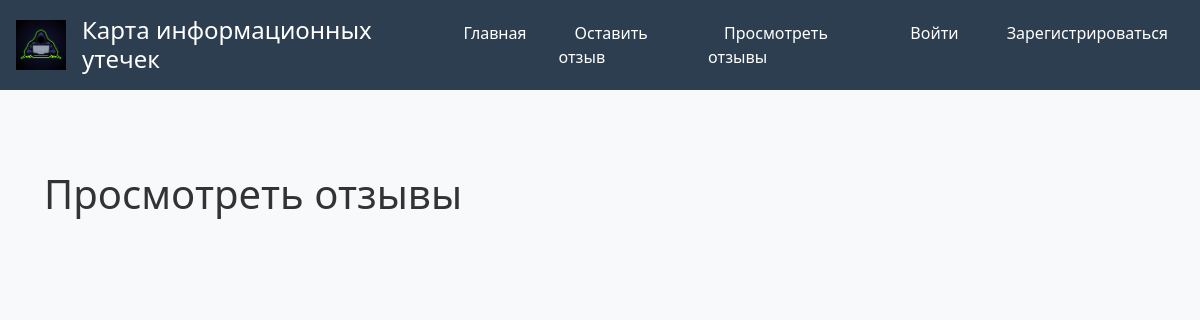
Before: /view_feedback/ with the older database file.
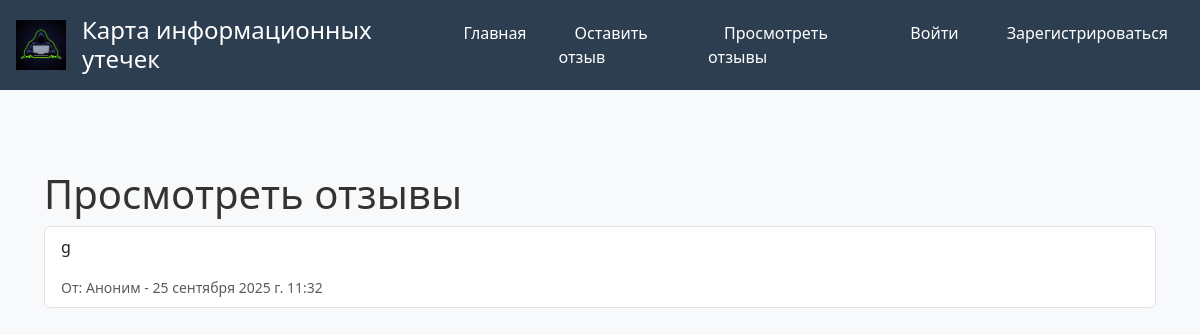
After: the same page with the newer database file.
### leaksmap/models.py (models this page shows, shortened)
class Feedback(models.Model):
    user = models.ForeignKey(User, on_delete=models.SET_NULL, null=True, blank=True)
    content = models.TextField()
    created_at = models.DateTimeField(auto_now_add=True)

### leaksmap/feedback.py (the view)
# urls.py: path('view_feedback/', feedback.view_feedback, name='view_feedback'),
def view_feedback(request):
    feedbacks = Feedback.objects.all().order_by('-created_at')
    return render(request, 'leaksmap/view_feedback.html', {'feedbacks': feedbacks})

### leaksmap/templates/leaksmap/view_feedback.html (shortened to what this page needs)
{% extends "leaksmap/base.html" %}
{% block content %}
    <div class="container mt-5">
        <h1>Просмотреть отзывы</h1>
        <ul class="list-group">
            {% for feedback in feedbacks %}
                <li class="list-group-item">
                    <p>{{ feedback.content }}</p>
                    <small class="text-muted">От: {{ feedback.user.username|default:'Аноним' }} - {{ feedback.created_at }}</small>
                </li>
            {% endfor %}
        </ul>
    </div>
{% endblock %}

### leaksmap/templates/leaksmap/base.html (shortened to what this page needs)
{% load static %}
<!DOCTYPE html>
<html lang="en">
<head>
    <link href="https://cdn.jsdelivr.net/npm/bootstrap@5.3.8/dist/css/bootstrap.min.css" rel="stylesheet">
    <link rel="stylesheet" href="{% static 'CSS/main.css' %}">
    <link rel="stylesheet" href="https://use.fontawesome.com/releases/v6.6.0/css/all.css">
</head>
<body>
    <header>
<img src="{% static 'IMG/logo.png' %}" alt="Logo" style="width: 50px; height: 50px;">
        <h1>Карта информационных утечек</h1>
        <nav>
            <ul>
                <li><a href="{% url 'home' %}">Главная</a></li>
                <li><a href="{% url 'feedback' %}">Оставить отзыв</a></li>
                <li><a href="{% url 'view_feedback' %}">Просмотреть отзывы</a></li>
                {% if user.is_authenticated %}
                    <li><a href="{% url 'create_ticket' %}">Создать тикет поддержки</a></li>
                    <li><a href="{% url 'view_tickets' %}">Просмотреть тикеты</a></li>
                    <li><a href="{% url 'logout' %}">Выйти</a></li>
                    <li>Добро пожаловать, {{ user.username }}!</li>
                {% else %}
                    <li><a href="{% url 'login' %}">Войти</a></li>
                    <li><a href="{% url 'register' %}">Зарегистрироваться</a></li>
                {% endif %}
            </ul>
        </nav>
    </header>
    <main>
        {% block content %}
        {% endblock %}
    </main>
</body>
</html>

### leaksmap/static/CSS/main.css (style rules this page uses)
body { font-family: 'Segoe UI', Tahoma, Geneva, Verdana, sans-serif; background-color: #f8f9fa; color: #333; margin: 0; padding: 0; }
header { background-color: #2c3e50; color: white; padding: 1rem; display: flex; align-items: center; gap: 1rem; }
header h1 { margin: 0; font-size: 1.5rem; }
nav ul { list-style: none; padding: 0; margin: 0; display: flex; gap: 1rem; }
nav a { color: white; text-decoration: none; padding: 0.5rem 1rem; border-radius: 4px; transition: background-color 0.3s; }
main { padding: 2rem; max-width: 1200px; margin: 0 auto; }

Changed rows visible on the page:
added Feedback: content "g", user.username "Аноним", created_at "25 сентября 2025 г. 11:32"
